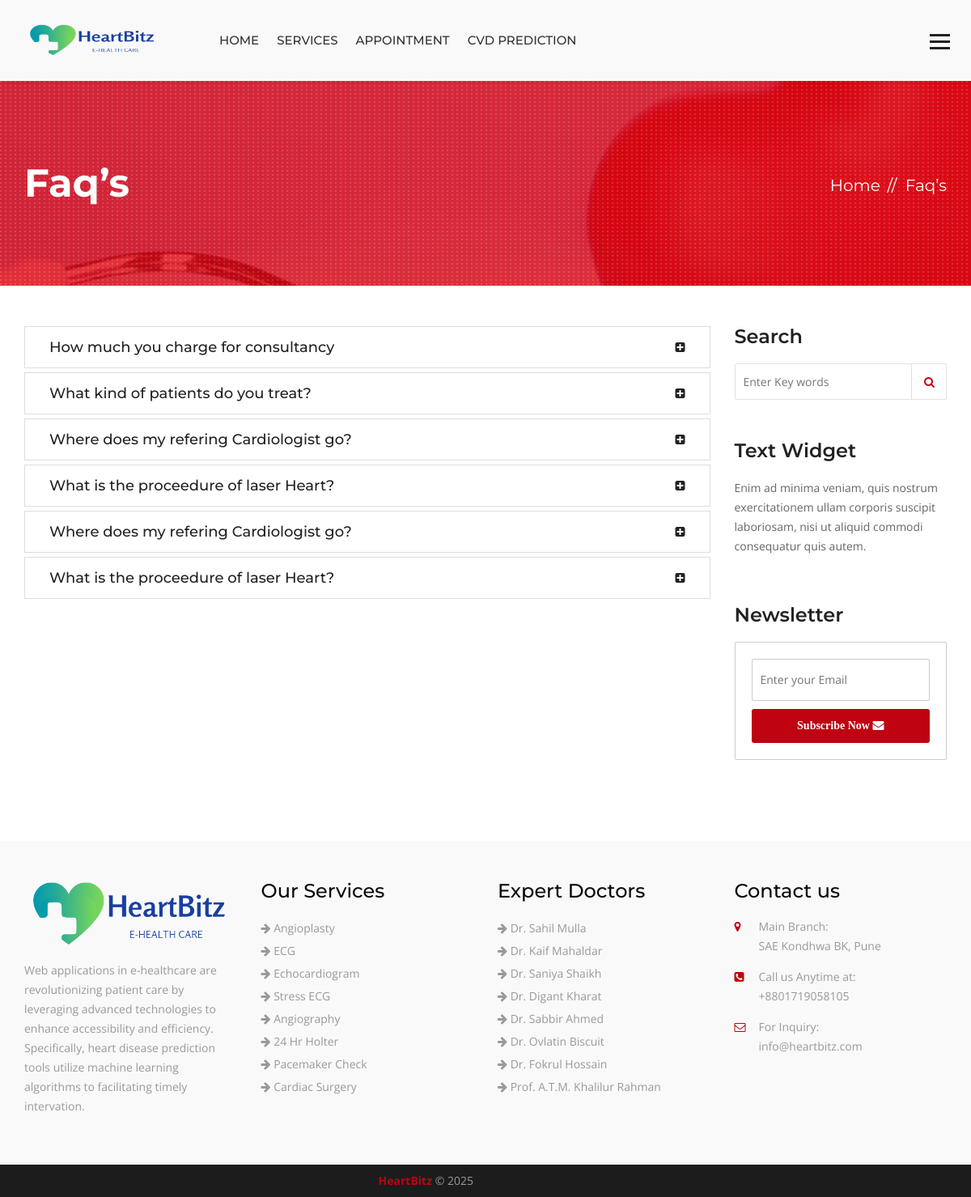
The page /faqs/ on the database its author committed.
### hospital/models.py (models this page shows, shortened)
class Faq(models.Model):
    question = models.CharField(max_length=120)
    answer = models.TextField()

class Service(models.Model):
    title = models.CharField(max_length=120)
    description = models.TextField()
    items = models.ManyToManyField(to='Item',)
    thumbnail = models.ImageField(upload_to='services/')
    cover = models.ImageField(upload_to='services/')
    image1 = models.ImageField(upload_to='services/', blank=True, null=True)
    image2 = models.ImageField(upload_to='services/', blank=True, null=True)

class Doctor(models.Model):
    name = models.CharField(max_length=120)
    speciality = models.CharField(max_length=120)
    picture = models.ImageField(upload_to="doctors/")
    details = models.TextField()
    experience = models.TextField()
    expertize = models.ManyToManyField(to='Expertize', related_name='doctors')
    twitter = models.CharField(max_length=120, blank=True, null=True)
    facebook = models.CharField(max_length=120, blank=True, null=True)
    instagram = models.CharField(max_length=120, blank=True, null=True)

### hospital/views.py (the view)
# urls.py: path('faqs/', views.FaqListView.as_view(), name="faqs"),
class FaqListView(ListView):
    template_name = 'hospital/faqs.html'
    queryset = Faq.objects.all()

### hospital/context_processors.py (called while the page is built)
def footer_content(request):
    services = Service.objects.all()
    doctors = Doctor.objects.all()
    context = {
        'services': services,
        'doctors': doctors
    }
    return context

### templates/hospital/faqs.html (shortened to what this page needs)
{% extends 'base.html' %}
{% block maincontent %}
<div class="inner-banner">
  <div class="container">
    <div class="row">
      <div class="col-md-7">
        <h1>Faq’s</h1>
      </div>
      <div class="col-md-5">
        <ol class="breadcrumb">
          <li><a href="{% url 'index' %}">Home</a></li>
          <li class="active">Faq’s</li>
        </ol>
      </div>
    </div>
  </div>
</div>
<div class="main-content">
  <section class="faqs">
    <div class="container">
      <div class="row">
        <div class="col-md-9">
          <div class="panel-group" id="accordion" role="tablist" aria-multiselectable="true">
            {% for faq in object_list %}
            <div class="panel panel-default">
              <div class="panel-heading" role="tab" id="heading{{ forloop.counter }}">
                <h4 class="panel-title"> <a class="collapsed" role="button" data-toggle="collapse"
                    data-parent="#accordion" href="#collapse{{ forloop.counter }}" aria-expanded="false"
                    aria-controls="collapse{{ forloop.counter }}">
                    {{ faq.question }}</a></h4>
              </div>
            </div>
            {% endfor %}
          </div>
        </div>
        <aside class="col-md-3">
          <div class="sidebar">
            <div class="widget search-widget">
              <h3>Search</h3>
              <form class="search-form">
                <input placeholder="Enter Key words" type="search">
                <button type="submit"><i class="fa fa-search" aria-hidden="true"></i></button>
              </form>
            </div>
            <div class="widget text-widget">
              <h3>Text Widget</h3>
              <p>Enim ad minima veniam, quis nostrum exercitationem ullam corporis suscipit laboriosam, nisi ut
                aliquid commodi consequatur quis autem.</p>
            </div>
            <div class="widget newsletter-widget">
              <h3>Newsletter</h3>
              <form class="newsletter-form">
                <input placeholder="Enter your Email" type="email">
                <button type="submit">Subscribe Now <i class="fa fa-envelope" aria-hidden="true"></i></button>
              </form>
            </div>
          </div>
        </aside>
      </div>
    </div>
  </section>
</div>
{% endblock maincontent %}

### templates/partials/_footer.html (shortened to what this page needs)
{% load static %}
<footer class="footer" style="background-color: #f9f9f9">
  <div class="footer-widgets">
    <div class="container">
      <div class="row">
        <div class="col-md-3 col-sm-6">
          <div class="widget"> <img class="ft-logo" src="{% static 'heartcare/images/logof.png' %}" alt="">
            <p>Web applications in e-healthcare are revolutionizing patient care by leveraging advanced technologies to
              enhance accessibility and efficiency. Specifically, heart disease prediction tools utilize machine
              learning algorithms to facilitating timely intervation. </p>
          </div>
        </div>
        <div class="col-md-3 col-sm-6">
          <div class="widget">
            <h3 style="color: #090909">Our Services</h3>
            <ul>
              {% for service in services|slice:':8' %}
              <li><a href="{% url 'service_details' service.id %}"><i class="fa fa-arrow-right"></i>
                  {{service.title }}</a></li>
              {% endfor %}
            </ul>
          </div>
        </div>
        <div class="col-md-3 col-sm-6">
          <div class="widget">
            <h3 style="color: #090909">Expert Doctors</h3>
            <ul>
              {% for doctor in doctors|slice:':8' %}
              <li><a href="{% url 'doctor_details' doctor.id %}"><i class="fa fa-arrow-right"></i> {{ doctor.name }}</a>
              </li>
              {% endfor %}
            </ul>
          </div>
        </div>
        <div class="col-md-3 col-sm-6">
          <div class="widget">
            <h3 style="color: #090909">Contact us</h3>
            <address>
              <ul>
                <li> <span class="icon"><i class="fa fa-map-marker" aria-hidden="true"></i></span> <span
                    class="add-text"><strong>Main Branch:</strong> SAE Kondhwa BK, Pune</span> </li>
                <li> <span class="icon"><i class="fa fa-phone-square" aria-hidden="true"></i></span> <span
                    class="add-text"><strong>Call us Anytime at:</strong> +8801719058105</span> </li>
                <li> <span class="icon"><i class="fa fa-envelope-o" aria-hidden="true"></i></span> <span
                    class="add-text"><strong>For Inquiry:</strong> info@heartbitz.com</span> </li>
              </ul>
            </address>
          </div>
        </div>
      </div>
    </div>
  </div>
  <div class="footer-cr">
    <div class="container">
      <div class="row">
        <div class="col-md-6">
          <p><strong>HeartBitz</strong> © {% now 'Y' %}</p>
        </div>
      </div>
    </div>
  </div>
</footer>

### heartcare/static/heartcare/css/custom.css (style rules this page uses)
html body { font-family: 'Open Sans', sans-serif; color: #777777; font-size: 14px; }
p { line-height: 24px; }
body h1, body h2, body h3, body h4, body h5, body h6 { font-family: 'Montserrat', sans-serif; margin: 0px; }
body h1 { font-size: 48px; }
body h3 { font-size: 24px; }
body h4 { font-size: 20px; }
.inner-banner { background: url(../images/inner.jpg) no-repeat top center; position: relative; width: 100%; float: left; padding: 100px 0 100px; background-color: #bf0311; z-index: 0; }
.inner-banner:after { background: url(../images/patt.png); position: absolute; left: 0; top: 0; content: ""; width: 100%; height: 100%; }
.inner-banner .container { position: relative; z-index: 99; }
.inner-banner h1 { color: #fff; font-weight: 700; }
.inner-banner .breadcrumb { text-align: right; background: none; padding: 0px; margin: 15px 0 0; }
.inner-banner .breadcrumb>li, .inner-banner .breadcrumb>li a { color: #fff; font-size: 20px; font-family: 'Montserrat', sans-serif; }
.inner-banner .breadcrumb>li+li::before { color: #fff; content: "// "; padding: 0 5px; }
.main-content { width: 100%; float: left; padding: 50px 0; }
.faqs .panel-default>.panel-heading { background: #ffffff none repeat scroll 0 0; border: 0 none; padding: 0 30px; position: relative; }
.faqs .panel-default>.panel-heading a { color: #222; display: block; }
.faqs .panel-default>.panel-heading a.collapsed { color: #222; }
.faqs .panel-default>.panel-heading a::after { color: #bf0311; content: "\f146"; font-family: FontAwesome; font-size: 14px; position: absolute; right: 30px; top: 0; }
.faqs .panel-default>.panel-heading a.collapsed::after { color: #222; content: "\f0fe"; font-family: FontAwesome; font-size: 14px; position: absolute; right: 30px; top: 0; }
.faqs .panel-default>.panel-heading h4 { font-weight: 500; line-height: 50px; font-size: 18px; }
.faqs .panel-default>.panel-heading h4 a { color: #bf0311; }
.faqs .panel-group .panel { border-radius: 0; box-shadow: none; }
.footer { width: 100%; float: left; background: #222222; padding: 50px 0 0 0; }
.footer .widget { width: 100%; float: left; margin: 0 0 50px; }
.footer .widget ul { margin: 0px; padding: 0px; list-style: none; }
.footer .widget li { line-height: 28px; color: #999999; }
.footer .widget a { color: #999; }
.footer .widget h3 { margin: 0 0 20px; color: #090909; line-height: 24px; }
.ft-logo { margin-bottom: 16px; max-width: 100%; height: auto; }
.footer .widget p { line-height: 24px; color: #999999; }
.footer .widget address li { float: left; line-height: 24px; margin-bottom: 14px; width: 100%; }
.widget address .icon { width: 30px; float: left; color: #bf0311; }
.widget address .add-text { float: left; width: 80%; }
.widget address .add-text>strong { display: block; font-weight: 400; }
.footer-cr { width: 100%; float: left; clear: both; background: #1c1c1c; }
.footer-cr p { margin: 0px; line-height: 40px; color: #999999; text-align: right; }
.footer-cr p strong { color: #bf0311; }
.sidebar .widget { float: left; margin-bottom: 50px; width: 100%; }
.sidebar .widget h3 { color: #222222; font-size: 24px; font-weight: 600; margin: 0 0 20px; }
.search-form { overflow: hidden; position: relative; width: 100%; }
.search-form input { border: 1px solid #e1e1e1; border-radius: 2px; height: 45px; padding: 0 10px; width: 100%; }
.search-form button { -moz-border-bottom-colors: none; -moz-border-left-colors: none; -moz-border-right-colors: none; -moz-border-top-colors: none; background: rgba(0, 0, 0, 0) none repeat scroll 0 0; border-color: currentcolor currentcolor currentcolor #e1e1e1; border-image: none; border-style: none none none solid; border-width: 0 0 0 1px; color: #666666; height: 45px; line-height: 45px; padding: 0 15px; position: absolute; right: 0; top: 0; }
.sidebar .text-widget p { color: #666666; line-height: 24px; }
.newsletter-form { background: #fff; border-radius: 2px; padding: 20px; border: 1px solid #ccc; }
.newsletter-form input { border: 1px solid #cccccc; border-radius: 2px; line-height: 50px; padding: 0 10px; width: 100%; }
.newsletter-form button { border: 0 none; border-radius: 3px; color: #ffffff; font-family: "Roboto Slab", serif; font-weight: 700; line-height: 40px; margin-top: 10px; text-align: center; width: 100%; }

### rows shown on the page
Faq: question "How much you charge for consultancy"
Faq: question "What kind of patients do you treat?"
Faq: question "Where does my refering Cardiologist go?"
Faq: question "What is the proceedure of laser Heart?"
Faq: question "Where does my refering Cardiologist go?"
Faq: question "What is the proceedure of laser Heart?"
Service: title "Angioplasty"
Service: title "ECG"
Service: title "Echocardiogram"
Service: title "Stress ECG"
Service: title "Angiography"
Service: title "24 Hr Holter"
Service: title "Pacemaker Check"
Service: title "Cardiac Surgery"
Doctor: name "Dr. Sahil Mulla"
Doctor: name "Dr. Kaif Mahaldar"
Doctor: name "Dr. Saniya Shaikh"
Doctor: name "Dr. Digant Kharat"
Doctor: name "Dr. Sabbir Ahmed"
Doctor: name "Dr. Ovlatin Biscuit"
Doctor: name "Dr. Fokrul Hossain"
Doctor: name "Prof. A.T.M. Khalilur Rahman"
